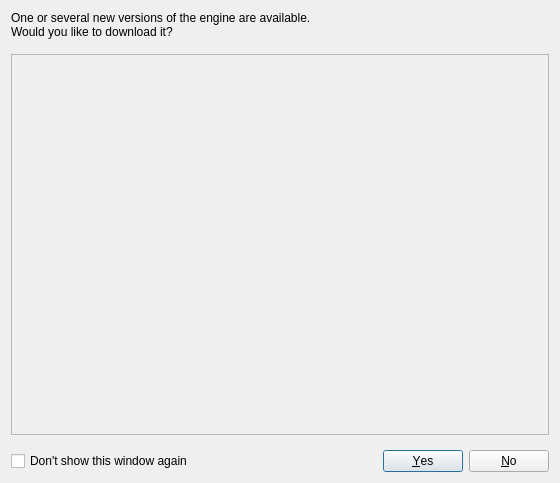
<?xml version="1.0" encoding="UTF-8"?>
<ui version="4.0">
 <class>DialogEngineUpdate</class>
 <widget class="QDialog" name="DialogEngineUpdate">
  <property name="geometry">
   <rect>
    <x>0</x>
    <y>0</y>
    <width>560</width>
    <height>483</height>
   </rect>
  </property>
  <property name="windowTitle">
   <string>New update(s)!</string>
  </property>
  <layout class="QGridLayout" name="gridLayout">
   <item row="0" column="0">
    <layout class="QVBoxLayout" name="verticalLayout_2">
     <property name="spacing">
      <number>15</number>
     </property>
     <item>
      <layout class="QVBoxLayout" name="verticalLayout" stretch="0,1">
       <property name="spacing">
        <number>15</number>
       </property>
       <item>
        <widget class="QLabel" name="label">
         <property name="font">
          <font>
           <weight>50</weight>
           <bold>false</bold>
          </font>
         </property>
         <property name="text">
          <string>One or several new versions of the engine are available. 
Would you like to download it?</string>
         </property>
         <property name="wordWrap">
          <bool>true</bool>
         </property>
        </widget>
       </item>
       <item>
        <widget class="QScrollArea" name="scrollArea">
         <property name="widgetResizable">
          <bool>true</bool>
         </property>
         <widget class="WidgetReleaseNotes" name="widgetReleaseNotes">
          <property name="geometry">
           <rect>
            <x>0</x>
            <y>0</y>
            <width>536</width>
            <height>368</height>
           </rect>
          </property>
         </widget>
        </widget>
       </item>
      </layout>
     </item>
     <item>
      <layout class="QHBoxLayout" name="horizontalLayout">
       <item>
        <widget class="QCheckBox" name="checkBoxShow">
         <property name="text">
          <string>Don't show this window again</string>
         </property>
        </widget>
       </item>
       <item>
        <widget class="QDialogButtonBox" name="buttonBox">
         <property name="orientation">
          <enum>Qt::Horizontal</enum>
         </property>
         <property name="standardButtons">
          <set>QDialogButtonBox::No|QDialogButtonBox::Yes</set>
         </property>
        </widget>
       </item>
      </layout>
     </item>
    </layout>
   </item>
  </layout>
 </widget>
 <customwidgets>
  <customwidget>
   <class>WidgetReleaseNotes</class>
   <extends>QWidget</extends>
   <header>widgetreleasenotes.h</header>
   <container>1</container>
  </customwidget>
 </customwidgets>
 <resources/>
 <connections>
  <connection>
   <sender>buttonBox</sender>
   <signal>accepted()</signal>
   <receiver>DialogEngineUpdate</receiver>
   <slot>accept()</slot>
   <hints>
    <hint type="sourcelabel">
     <x>426</x>
     <y>461</y>
    </hint>
    <hint type="destinationlabel">
     <x>542</x>
     <y>479</y>
    </hint>
   </hints>
  </connection>
  <connection>
   <sender>buttonBox</sender>
   <signal>rejected()</signal>
   <receiver>DialogEngineUpdate</receiver>
   <slot>reject()</slot>
   <hints>
    <hint type="sourcelabel">
     <x>403</x>
     <y>460</y>
    </hint>
    <hint type="destinationlabel">
     <x>557</x>
     <y>436</y>
    </hint>
   </hints>
  </connection>
 </connections>
</ui>
